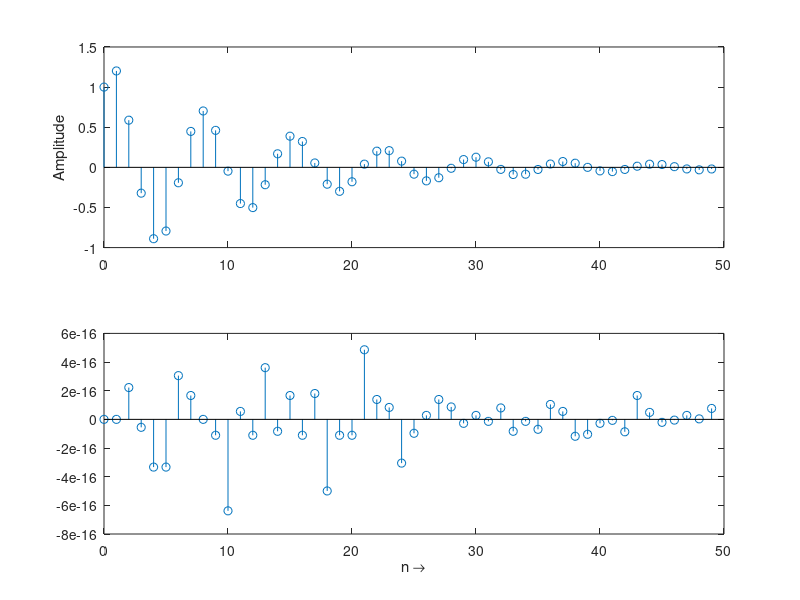

MATLAB code for this plot:
pkg load signal;
ALFA=0.925; BETA=0.275*pi;
b = [1]
a= [1 -2*ALFA*cos(BETA) ALFA^2]
N=50; n=[0:N-1].';
h=impz(b,a,N);
myh= (ALFA.^n).*((sin(BETA.*(n+1))./(sin(BETA))))
subplot(2,1,1)
stem(n, h)
ylabel('Amplitude')
subplot(2,1,2)
stem(n, h-myh) % difference should be zero (i.e. < 10)
xlabel('n \rightarrow')